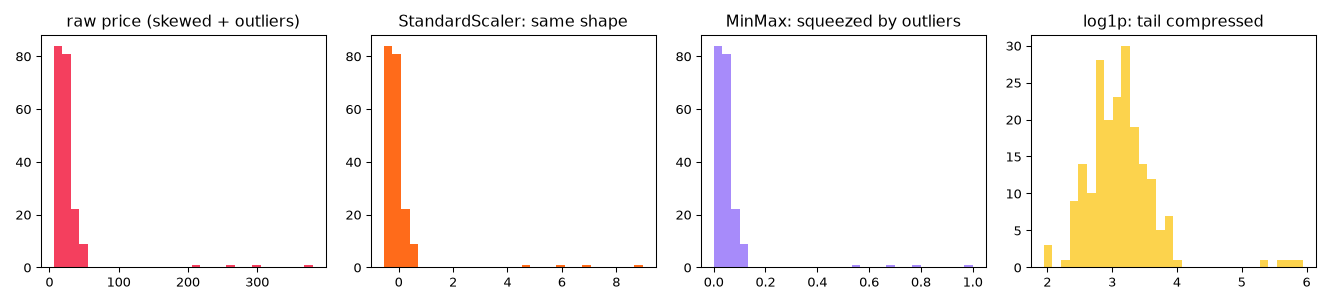

Python code for this plot:
"""
Session 13 · Example 2: feature scaling, outliers and feature engineering
-------------------------------------------------------------------------
Run:  python session-13_scaling_outliers.py
"""
import matplotlib
matplotlib.use("Agg")
import matplotlib.pyplot as plt
import numpy as np
import pandas as pd
from sklearn.preprocessing import MinMaxScaler, RobustScaler, StandardScaler

rng = np.random.default_rng(5)
df = pd.DataFrame({
    "area_sqft": rng.normal(1200, 300, 200).round(),
    "rooms": rng.integers(1, 6, 200),
    "price_m": np.r_[rng.lognormal(3.0, 0.45, 196), [210, 260, 300, 380]].round(1),   # 4 luxury outliers
})
print("raw scales:\n", df.describe().loc[["mean", "std", "min", "max"]].round(1), "\n")

# 1. Why scale? Distance-based models (k-NN, k-means, SVM) and gradient descent
#    are dominated by the column with the biggest numbers.
a, b = df.iloc[0], df.iloc[1]
print(f"distance between rows 0 and 1: {np.linalg.norm(a - b):.1f} "
      f"(area difference {abs(a.area_sqft - b.area_sqft):.0f} swamps rooms difference {abs(a.rooms - b.rooms)})")

# 2. Three scalers
scaled = {name: pd.DataFrame(s.fit_transform(df), columns=df.columns)
          for name, s in [("StandardScaler", StandardScaler()), ("MinMaxScaler", MinMaxScaler()), ("RobustScaler", RobustScaler())]}
for name, d in scaled.items():
    print(f"{name:<15} price: mean {d.price_m.mean():6.2f}  std {d.price_m.std():5.2f}  "
          f"min {d.price_m.min():6.2f}  max {d.price_m.max():6.2f}")

# 3. Outliers: detect with IQR (Statistics module), then decide: keep, cap or remove
q1, q3 = df["price_m"].quantile([0.25, 0.75]); iqr = q3 - q1
upper = q3 + 1.5 * iqr
out = df[df["price_m"] > upper]
print(f"\nIQR fence: price > {upper:.1f} M is an outlier -> {len(out)} rows: {out['price_m'].tolist()}")
capped = df["price_m"].clip(upper=upper)                     # winsorising / capping
logged = np.log1p(df["price_m"])                              # log transform compresses the tail
print(f"skewness: raw {df['price_m'].skew():.2f}, capped {capped.skew():.2f}, log {logged.skew():.2f}")

# 4. Feature engineering: create more useful columns from existing ones
df["price_per_sqft_k"] = (df["price_m"] * 1000 / df["area_sqft"]).round(2)
df["size_band"] = pd.cut(df["area_sqft"], bins=[0, 900, 1400, np.inf], labels=["small", "medium", "large"])
print("\nengineered features:\n", df[["area_sqft", "price_m", "price_per_sqft_k", "size_band"]].head(5))
print("size bands:", df["size_band"].value_counts().to_dict())

fig, ax = plt.subplots(1, 4, figsize=(14, 3.2))
ax[0].hist(df["price_m"], bins=30, color="#F43F5E"); ax[0].set_title("raw price (skewed + outliers)")
ax[1].hist(scaled["StandardScaler"]["price_m"], bins=30, color="#FF6B1A"); ax[1].set_title("StandardScaler: same shape")
ax[2].hist(scaled["MinMaxScaler"]["price_m"], bins=30, color="#A78BFA"); ax[2].set_title("MinMax: squeezed by outliers")
ax[3].hist(logged, bins=30, color="#FCD34D"); ax[3].set_title("log1p: tail compressed")
fig.tight_layout(); fig.savefig("session-13_scaling_outliers.png", dpi=95)
print("\nSaved session-13_scaling_outliers.png")
